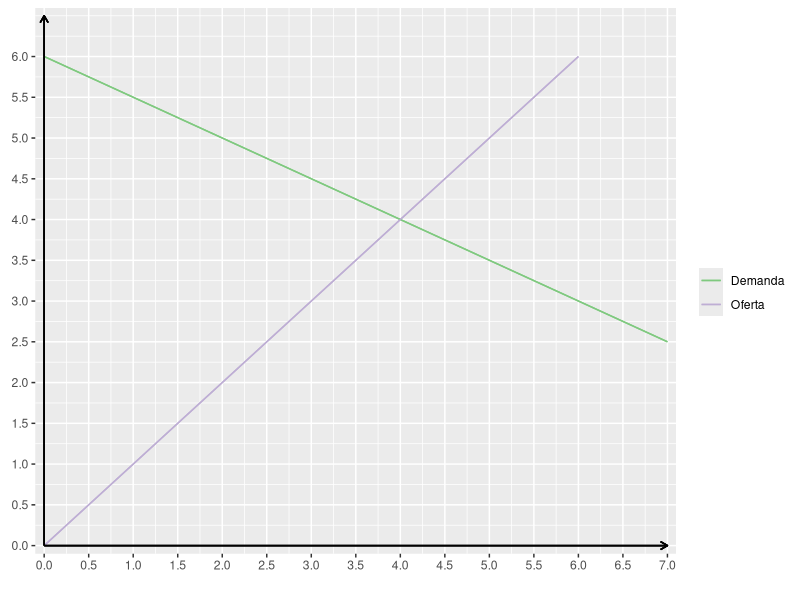
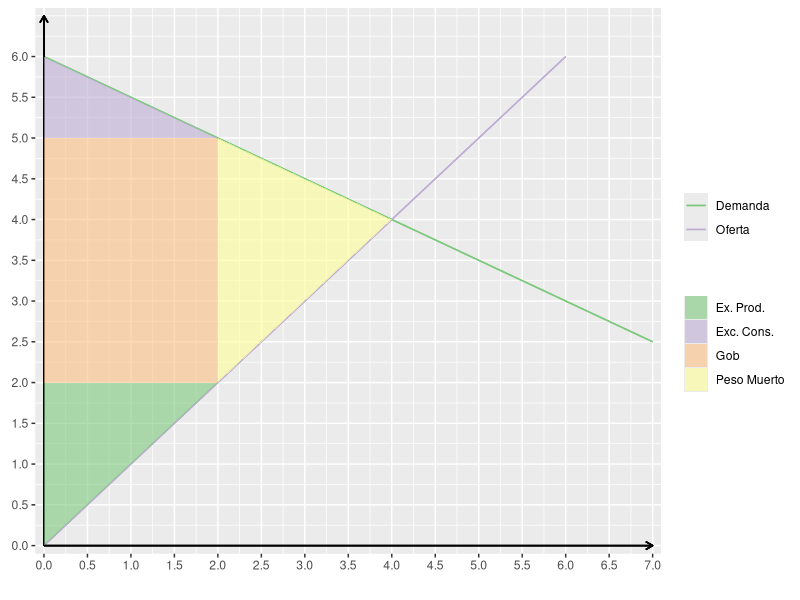
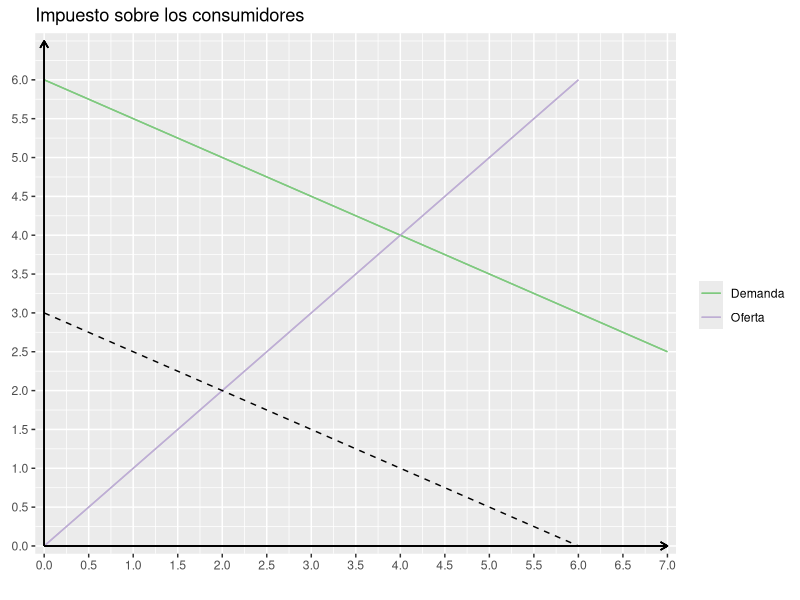
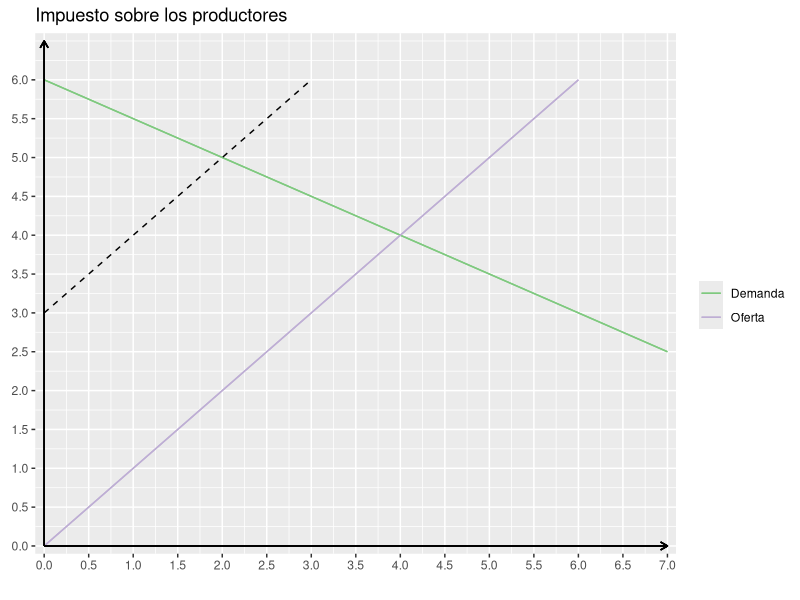

Reproduce these figures in R, in order.

# Excedente del consumidor

# https://pressbooks.bccampus.ca/uvicecon103/chapter/4-6-taxes/

# Excedente del consumidor
library(tidyverse)
library(patchwork)

df <- tribble(
  ~x, ~y, ~curva,
  0,   6,  "demanda",
  7,   2.5, "demanda",
  0,   0,   "oferta",
  6, 6,    "oferta"
)



base <- ggplot(df, aes(x, y)) + 
  geom_line(data = df, aes(color=curva)) + 
  geom_line(data = df, aes(color=curva)) + 
  scale_color_brewer(name = "",
                     palette = "Accent",
                     labels = c("Demanda", "Oferta")) +
  scale_x_continuous(expand = c(0, .1),
                     breaks=seq(0, 8, .5))  +
  scale_y_continuous(expand = c(0, .1),
                     breaks=seq(0, 6, .5)) + 
  geom_segment(aes(x = 0, y = 0, xend = 0, yend = 6.5), arrow = arrow(length=unit(0.2, "cm"))) +
  geom_segment(aes(x=0, y=0, xend = 7, yend = 0), arrow = arrow(length=unit(0.2, "cm"))) + 
  theme(axis.title.y = 
          element_text(angle = 0),
        axis.title.x = 
          element_text(hjust=0.95, vjust=6)) + 
  labs(x="", y="")


df_demanda_impuesto <- tribble(
  ~x, ~y, ~curva,
  0,  3, "Demanda con impuesto",
  6, 0, "Demanda con impuesto"
)

df_oferta_impuesto <- tribble(
  ~x, ~y, ~curva,
  0,  3, "Oferta con impuesto",
  3,  6, "Oferta con impuesto"
)

impuesto_productores <- base +
  geom_line(data = df_oferta_impuesto, linetype="dashed") +
  labs(title="Impuesto sobre los productores")
  
impuesto_consumidores <- base +
  geom_line(data = df_demanda_impuesto, linetype="dashed") +
  labs(title="Impuesto sobre los consumidores")


area <- tribble(
  ~id, ~x, ~y,
  "Exc. Cons.", 0, 6,
  "Exc. Cons.", 0, 5,
  "Exc. Cons.", 2, 5,
  "Gob", 0, 5,
  "Gob", 0, 2,
  "Gob", 2, 2,
  "Gob", 2, 5,
  "Ex. Prod.", 0, 0,
  "Ex. Prod.", 0, 2,
  "Ex. Prod.", 2, 2,
  "Peso Muerto", 2, 2,
  "Peso Muerto", 2,5,
  "Peso Muerto", 4, 4
)

bienestar_con_impuesto <- base +
  geom_polygon(data=area, aes(x, y, group=id, fill=id), alpha = .6) +
  scale_fill_brewer(palette = "Accent", name = "")

